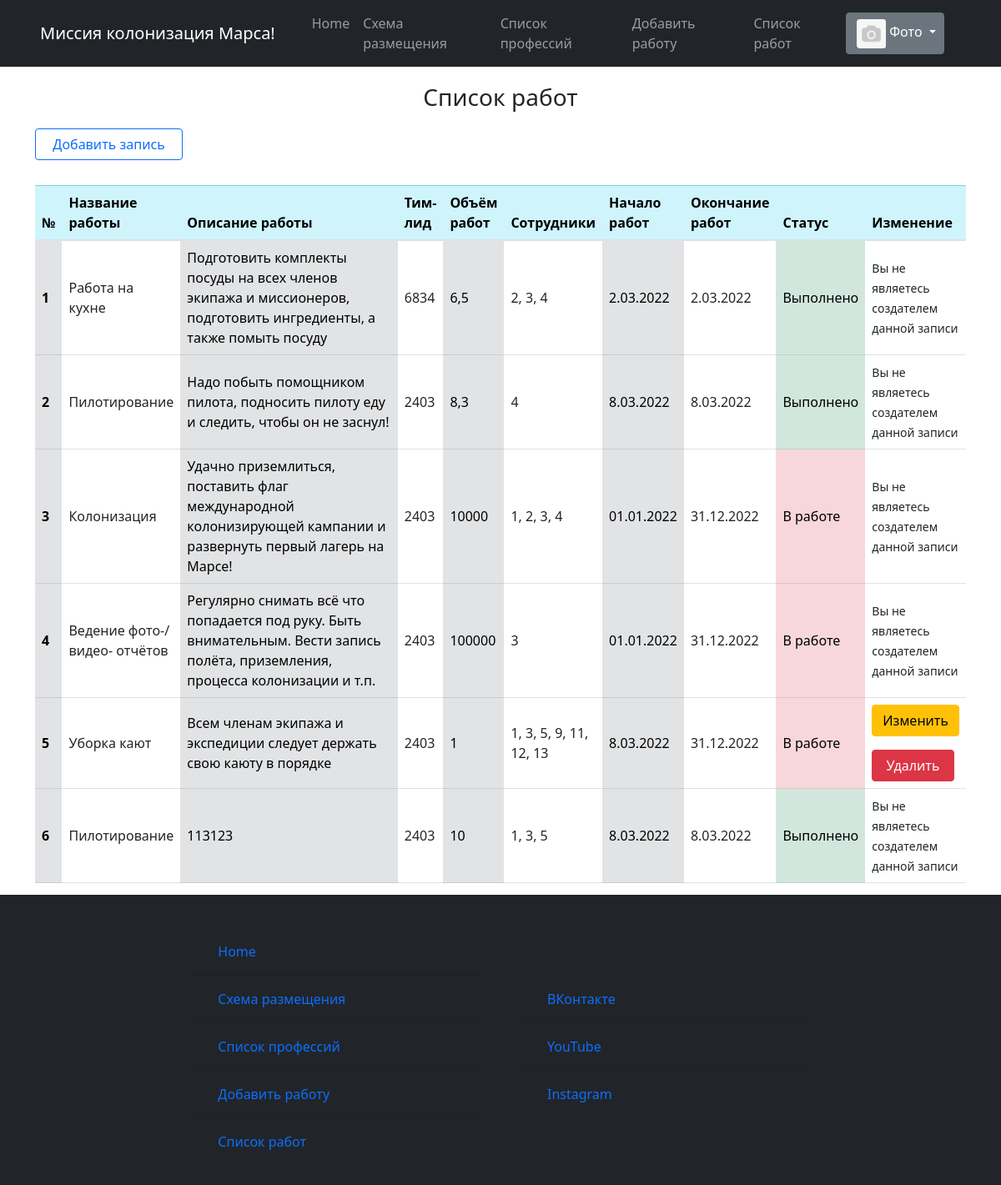
Page /job_list (signed in) on the committed database.
### static/data/users.py (models this page shows, shortened)
class User(SqlAlchemyBase, UserMixin):
    __tablename__ = 'users'
    id = sqlalchemy.Column(sqlalchemy.Integer,
                           primary_key=True, autoincrement=True)
    surname = sqlalchemy.Column(sqlalchemy.String, nullable=True)
    name = sqlalchemy.Column(sqlalchemy.String, nullable=True)
    sex = sqlalchemy.Column(sqlalchemy.String, nullable=True)
    email = sqlalchemy.Column(sqlalchemy.String,
                              index=True, unique=True, nullable=True)
    hashed_password = sqlalchemy.Column(sqlalchemy.String, nullable=True)
    studying = sqlalchemy.Column(sqlalchemy.String, nullable=True)
    professions = sqlalchemy.Column(sqlalchemy.String, nullable=True)
    about = sqlalchemy.Column(sqlalchemy.String, nullable=True)
    created_date = sqlalchemy.Column(sqlalchemy.String, nullable=True)
    image_link = sqlalchemy.Column(sqlalchemy.String, nullable=True)
    disk_path = sqlalchemy.Column(sqlalchemy.String, nullable=True)

### static/data/jobs.py (models this page shows)
class Jobs(SqlAlchemyBase, UserMixin, SerializerMixin):
    __tablename__ = 'jobs'
    id = sqlalchemy.Column(sqlalchemy.Integer,
                           primary_key=True, autoincrement=True)
    job_title = sqlalchemy.Column(sqlalchemy.String, nullable=True)
    job_describe = sqlalchemy.Column(sqlalchemy.String, nullable=True)
    team_leader = sqlalchemy.Column(sqlalchemy.Integer, nullable=True)
    work_size = sqlalchemy.Column(sqlalchemy.Integer, nullable=True)
    collaborators = sqlalchemy.Column(sqlalchemy.String, nullable=True)
    start_date = sqlalchemy.Column(sqlalchemy.String, nullable=True)
    end_date = sqlalchemy.Column(sqlalchemy.String, nullable=True)
    creator = sqlalchemy.Column(sqlalchemy.Integer, nullable=True)
    is_finished = sqlalchemy.Column(sqlalchemy.Boolean, nullable=True)
    is_only_for_crew = sqlalchemy.Column(sqlalchemy.Boolean, nullable=True)

### runner.py (the view)
@app.route('/job_list', methods=['POST', 'GET'])
def job_list():
    db_sess = db_session.create_session()
    jobs = db_sess.query(Jobs).all()
    return render_template('html/job_list.html',
                           jobs=jobs,
                           image=image,
                           title='Список работ',
                           menu_bar_title='Миссия колонизация Марса!', )

### runner.py (called while the page is built)
@login_manager.user_loader
def load_user(user_id):
    db_sess = db_session.create_session()
    return db_sess.query(User).get(user_id)

### static/data/db_session.py (called while the page is built)
def create_session() -> Session:
    global __factory
    return __factory()

### templates/html/job_list.html (shortened to what this page needs)
{% extends "html/base.html" %}
{% block content %}
    <div class="startpage">
        <div class="card-body-title job-list-title">
            <h3>Список работ</h3>
        </div>
        <a href="/create_job" class="btn btn-outline-primary">
              Добавить запись
        </a>
        <table class="table job-list">
            <thead class="table-info">
                <th scope="col">№</th>
                <th scope="col">Название работы</th>
                <th scope="col" class="col-lg-3">Описание работы</th>
                <th scope="col">Тим-лид</th>
                <th scope="col">Объём работ</th>
                <th scope="col">Сотрудники</th>
                <th scope="col">Начало работ</th>
                <th scope="col">Окончание работ</th>
                <th scope="col">Статус</th>
                <th scope="col">Изменение</th>
            </thead>
            <tbody>
                {% for job in jobs %}
                    <tr>
                        <th scope="row" class="table-secondary align-middle"> {{ loop.index }}</th>
                        <td class="align-middle">{{ job.job_title }}</td>
                        <td class="table-secondary align-middle">{{ job.job_describe }}</td>
                        <td class="align-middle">{{ job.team_leader }}</td>
                        <td class="table-secondary align-middle">{{ job.work_size }}</td>
                        <td class="align-middle">{{ job.collaborators }}</td>
                        <td class="table-secondary align-middle">{{ job.start_date}}</td>
                        <td class="align-middle">{{ job.end_date }}</td>
                        {% if job.is_finished == 0 %}
                            <td class="table-danger align-middle">В работе</td>
                        {% else %}
                            <td class="table-success align-middle">Выполнено</td>
                        {% endif %}
                        <td class="align-middle">
                            {% if current_user.is_authenticated and current_user.id == job.creator %}
                                <div>
                                    <a href="/edit_job/{{ job.id }}" class="btn btn-warning">
                                        Изменить
                                    </a>
                                    <a href="/job_delete/{{ job.id }}" class="btn btn-danger">
                                         Удалить
                                    </a>
                                </div>
                            {% else %}
                                <div>
                                    <small>Вы не являетесь создателем данной записи</small>
                                </div>
                            {% endif %}
                        </td>
                    </tr>
                {% endfor %}
            </tbody>
        </table>
    </div>
{% endblock %}

### templates/html/base.html (shortened to what this page needs)
<!doctype html>
<html lang="en">
<head>
    <link rel="stylesheet"
          href="https://stackpath.bootstrapcdn.com/bootstrap/4.4.1/css/bootstrap.min.css"
>
    <link rel="stylesheet" href="../../static/css/professions.css">
    <link rel="stylesheet" href="../../static/css/index.css">
    <link rel="stylesheet" href="../../static/css/bar.css">
    <link rel="stylesheet" href="../../static/bootstrap-5.1.3-dist/css/bootstrap.css">
    <link rel="stylesheet" href="../../static/bootstrap-5.1.3-dist/css/bootstrap-grid.css">
    <link rel="stylesheet" href="../../static/bootstrap-5.1.3-dist/css/bootstrap-reboot.css">
    <link rel="stylesheet" href="../../static/bootstrap-5.1.3-dist/css/bootstrap-utilities.css">
    <link rel="stylesheet" href="../../static/css/professions.css">
    <link rel="stylesheet" href="../../static/css/index.css">
    <link rel="stylesheet" href="../../static/css/bar.css">
</head>
<body>
<div class="wrapper">
    <header>
    <nav class="navbar navbar-expand-lg navbar-dark bg-dark text-white">
        <div class="container-fluid">
            <a class="navbar-brand" href="/homepage">{{ menu_bar_title }}</a>
            <div class="collapse navbar-collapse" id="navbarSupportedContent">
                <ul class="navbar-nav me-auto mb-2 mb-lg-0">
                    <li class="nav-item">
                        <a class="nav-link" aria-current="page" href="/homepage">Home</a>
                    </li>
                    <li class="nav-item">
                        <a class="nav-link" href="/distribution">Схема размещения</a>
                    </li>
                    <li class="nav-item">
                        <a class="nav-link" href="/list_prof/ul">Список профессий</a>
                    </li>
                    <li class="nav-item">
                        <a class="nav-link" href="/create_job">Добавить работу</a>
                    </li>
                    <li class="nav-item">
                        <a class="nav-link" href="/job_list">Список работ</a>
                    </li>
                </ul>
                {% if current_user.is_authenticated %}
                    <div class="dropdown-navbar user-navbar">
                        <div class="btn-group">
                            <button type="button" class="btn btn-secondary dropdown-toggle" data-bs-toggle="dropdown"
                                    href="#" role="button" aria-expanded="false" id="user">
                                <span>
                                    {% if image %}
                                        <img src="{{ url_for('static', filename=image) }}"
                                             class="img-fluid rounded-start profile-card-img miniature-pic"
                                             alt="">
                                    {% else %}
                                        <img src="{{ url_for('static', filename='/images/avatars/no_avatar.png') }}"
                                             class="img-fluid rounded-start profile-card-img miniature-pic"
                                             alt="">
                                    {% endif %}
                                </span>
                                {{ current_user.name }}
                            </button>
                        </div>
                    </div>
                {% else %}
                    <form class="d-flex">
                        <a class="nav-brand" href="/login"><button class="btn btn-outline-success me-2" type="button">Войти</button></a>
                        <a class="nav-brand" href="/register"><button class="btn btn-outline-success me-2" type="button">Зарегистрироваться</button></a>
                    </form>
                {% endif %}
            </div>
        </div>
    </nav>
</header>
<main role="main" class="container">
    {% block content %}{% endblock %}
</main>
<footer class="navbar navbar-dark bg-dark navbar-footer row g-3" id="footer">
    <div class="card bg-dark col-md-4 footer-column">
        <div class="card-body">
            <form class="form-footer" method="post" novalidate>
                <ul class="list-group list-group-flush bg-dark">
                    <li class="list-group-item bg-dark">
                        <a class="nav-link" aria-current="page" href="/homepage">Home</a>
                    </li>
                    <li class="list-group-item bg-dark">
                        <a class="nav-link" href="/distribution">Схема размещения</a>
                    </li>
                    <li class="list-group-item bg-dark">
                        <a class="nav-link" href="/list_prof/ul">Список профессий</a>
                    </li>
                    <li class="list-group-item bg-dark">
                        <a class="nav-link" href="/create_job">Добавить работу</a>
                    </li>
                    <li class="list-group-item bg-dark">
                        <a class="nav-link" href="/job_list">Список работ</a>
                    </li>
                </ul>
            </form>
        </div>
    </div>
    <div class="card bg-dark col-md-4 footer-column">
        <div class="card-body">
            <form class="form-footer" method="post" novalidate>
                <ul class="list-group list-group-flush bg-dark">
                    <li class="list-group-item bg-dark">
                        <a class="nav-link" aria-current="page" href="https://m.vk.com/daniilkolevatykh"
                           target="_blank">ВКонтакте</a>
                    </li>
                    <li class="list-group-item bg-dark">
                        <a class="nav-link" href="https://www.youtube.com/channel/UCYcTAs_MR2JaN-LxTlDMQxA"
                           target="_blank">YouTube</a>
                    </li>
                    <li class="list-group-item bg-dark">
                        <a class="nav-link" href="https://www.instagram.com/daniil_kolevatykh/"
                           target="_blank">Instagram</a>
                    </li>
                </ul>
            </form>
        </div>
    </div>
</footer>
</div>
</body>
</html>

### static/css/index.css (style rules this page uses)
.dropdown-navbar { padding-right: 40px; }
.table { margin-top: 30px; word-wrap: break-word; }
.job-list-title { margin: 20px; text-align: center; }
.job-list { margin-bottom: 30px; }
* { margin: 0; padding: 0; }
html, body { height: 100%; }
.wrapper { height: 100%; display: flex; flex-direction: column; }
main { flex: 1 1 auto; }
.footer-column { border: none; vertical-align: top; }
.profile-card-img { margin-top: 10px; border: 2px solid #86b7fe; border-radius: 3px; }
.miniature-pic { margin-top: 1px; border: none; image-rendering: auto; width: 35px; height: 35px; object-fit: cover; }

### static/css/bar.css (style rules this page uses)
.navbar-brand { alignment: center; padding-left: 20px; padding-right: 20px; }

### rows in the picture
User: name "Фото"
Jobs: job_title "Работа на кухне", job_describe "Подготовить комплекты посуды на всех членов экипажа и миссионеров, подготовить ингредиенты, а также помыть посуду", team_leader "6834", work_size "6,5", collaborators "2, 3, 4", start_date "2.03.2022", end_date "2.03.2022", is_finished "Выполнено", creator "Вы не являетесь создателем данной записи"
Jobs: job_title "Пилотирование", job_describe "Надо побыть помощником пилота, подносить пилоту еду и следить, чтобы он не заснул!", team_leader "2403", work_size "8,3", collaborators "4", start_date "8.03.2022", end_date "8.03.2022", is_finished "Выполнено", creator "Вы не являетесь создателем данной записи"
Jobs: job_title "Колонизация", job_describe "Удачно приземлиться, поставить флаг международной колонизирующей кампании и развернуть первый лагерь на Марсе!", team_leader "2403", work_size "10000", collaborators "1, 2, 3, 4", start_date "01.01.2022", end_date "31.12.2022", is_finished "В работе", creator "Вы не являетесь создателем данной записи"
Jobs: job_title "Ведение фото-/видео- отчётов", job_describe "Регулярно снимать всё что попадается под руку. Быть внимательным. Вести запись полёта, приземления, процесса колонизации и т.п.", team_leader "2403", work_size "100000", collaborators "3", start_date "01.01.2022", end_date "31.12.2022", is_finished "В работе", creator "Вы не являетесь создателем данной записи"
Jobs: job_title "Уборка кают", job_describe "Всем членам экипажа и экспедиции следует держать свою каюту в порядке", team_leader "2403", work_size "1", collaborators "1, 3, 5, 9, 11, 12, 13", start_date "8.03.2022", end_date "31.12.2022", is_finished "В работе"
Jobs: job_title "Пилотирование", job_describe "113123", team_leader "2403", work_size "10", collaborators "1, 3, 5", start_date "8.03.2022", end_date "8.03.2022", is_finished "Выполнено", creator "Вы не являетесь создателем данной записи"

### other values in the picture
{{ menu_bar_title }} "Миссия колонизация Марса!"
